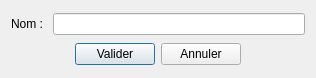
<?xml version="1.0" encoding="UTF-8"?>
<ui version="4.0">
 <class>UpdateKholleurDialog</class>
 <widget class="QDialog" name="UpdateKholleurDialog">
  <property name="windowModality">
   <enum>Qt::WindowModal</enum>
  </property>
  <property name="geometry">
   <rect>
    <x>0</x>
    <y>0</y>
    <width>316</width>
    <height>78</height>
   </rect>
  </property>
  <property name="windowTitle">
   <string>Modification d'un kholleur</string>
  </property>
  <layout class="QVBoxLayout" name="verticalLayout">
   <item>
    <layout class="QHBoxLayout" name="horizontalLayout">
     <item>
      <widget class="QLabel" name="label">
       <property name="text">
        <string>Nom : </string>
       </property>
      </widget>
     </item>
     <item>
      <widget class="QLineEdit" name="lineEdit_name"/>
     </item>
    </layout>
   </item>
   <item>
    <layout class="QHBoxLayout" name="horizontalLayout_5">
     <item>
      <spacer name="horizontalSpacer_7">
       <property name="orientation">
        <enum>Qt::Horizontal</enum>
       </property>
       <property name="sizeHint" stdset="0">
        <size>
         <width>40</width>
         <height>20</height>
        </size>
       </property>
      </spacer>
     </item>
     <item>
      <widget class="QPushButton" name="pushButton_update">
       <property name="text">
        <string>Valider</string>
       </property>
      </widget>
     </item>
     <item>
      <widget class="QPushButton" name="pushButton_cancel">
       <property name="text">
        <string>Annuler</string>
       </property>
      </widget>
     </item>
     <item>
      <spacer name="horizontalSpacer_8">
       <property name="orientation">
        <enum>Qt::Horizontal</enum>
       </property>
       <property name="sizeHint" stdset="0">
        <size>
         <width>40</width>
         <height>20</height>
        </size>
       </property>
      </spacer>
     </item>
    </layout>
   </item>
  </layout>
 </widget>
 <resources/>
 <connections>
  <connection>
   <sender>pushButton_cancel</sender>
   <signal>clicked()</signal>
   <receiver>UpdateKholleurDialog</receiver>
   <slot>reject()</slot>
   <hints>
    <hint type="sourcelabel">
     <x>245</x>
     <y>157</y>
    </hint>
    <hint type="destinationlabel">
     <x>331</x>
     <y>165</y>
    </hint>
   </hints>
  </connection>
 </connections>
</ui>
